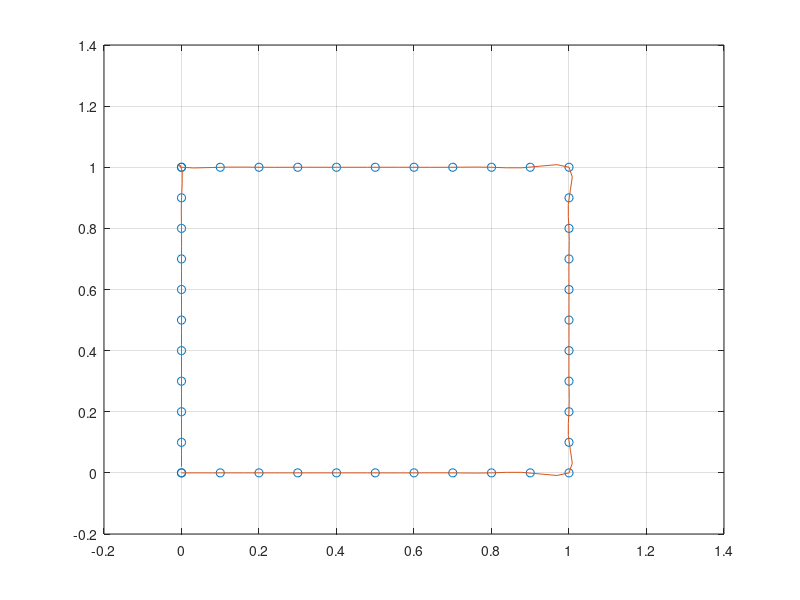

Reproduce this figure in MATLAB.
% programa12.m
% trazado de curvas mediante spline cubico
clc
clear all

y=[0 0 0 0 0 0 0 0 0 0 0  0.1:0.1:1      1 1 1 1 1 1 1 1 1 1           1:-0.1:0]
x=[0:0.1:1            1 1 1 1 1 1 1 1 1  1:-0.1:0    0 0 0 0 0 0 0 0 0 0 0]
p=1:length(x);   % Vector auxiliar ordenado crecientemente
pp=1:0.4:length(x);
xx=spline(p,x,pp);
yy=spline(p,y,pp);
plot(x,y,'o',xx,yy)
grid
% Agregar mas puntos para tenga forma cuadrado